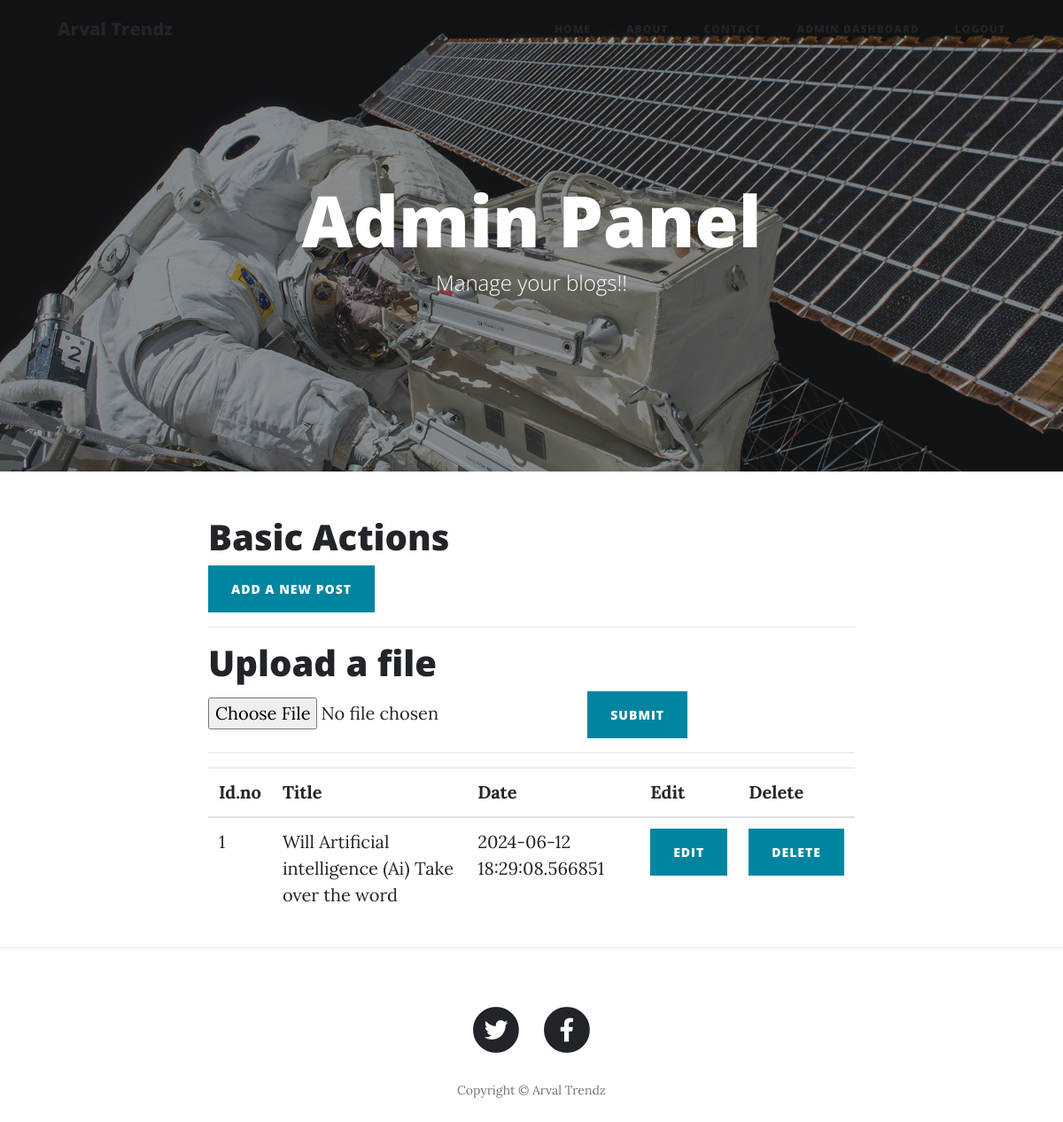
Page /dashboard (signed in) on the earlier database version.
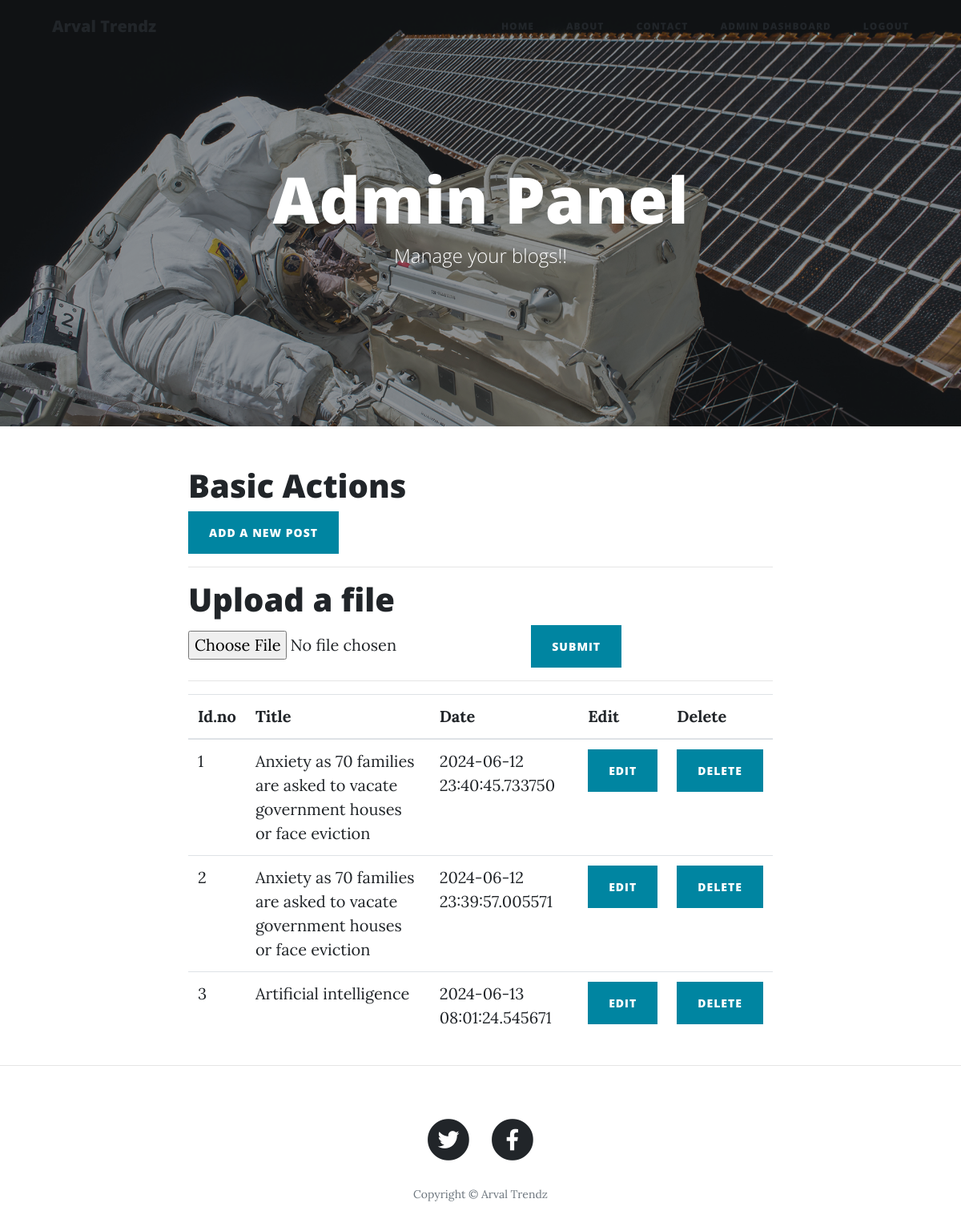
Same page on the later database version.
### app.py (models this page shows)
class Posts(db.Model):
	id = db.Column(db.Integer, primary_key=True,nullable=False)
	title = db.Column(db.String(20),nullable=False)
	sub_heading = db.Column(db.String(50),nullable=True)
	content = db.Column(db.String(80), nullable=False)
	slug = db.Column(db.String(12), unique=True, nullable=False)
	img_file = db.Column(db.String(120), nullable=True)
	date = db.Column(db.String(12), nullable=False)
	comments = db.relationship('Comment', backref='post', lazy=True)

### app.py (the view)
@app.route("/dashboard")
@login_required
def dashboard():
	posts=Posts.query.all()
	return render_template("dashboard.html",params=params,posts=posts,current_user=current_user)

### app.py (called while the page is built)
@login_manager.user_loader
def load_user(user_id):
    return User.query.get(int(user_id))

### templates/dashboard.html
{% extends "layout.html" %}
{% block body %}
  <header class="masthead" style="background-image: url('{{url_for('static',filename='img/post-bg.jpg')}}')">
    <div class="overlay"></div>
    <div class="container">
      <div class="row">
        <div class="col-lg-8 col-md-10 mx-auto">
          <div class="site-heading">
            <h1>Admin Panel</h1>
            <span class="subheading">Manage your blogs!!</span>
          </div>
        </div>
      </div>
    </div>
  </header>
  <div class="container">
    <div class="row">
      <div class="col-lg-8 col-md-10 mx-auto">
        <h1>Basic Actions</h1>
        <a href="/edit/0"><button class="btn btn-primary">Add a new Post</button></a>
        <hr>
          <h1>Upload a file</h1>
          <form action="/uploader" method="post" enctype="multipart/form-data">
          <input type="file" name="file1">
          <button type="submit" class="btn btn-primary">Submit</button>
        </form>
        <hr>
        <table class="table">
        <thead>
          <tr>
            <th>Id.no</th>
            <th>Title</th>
            <th >Date</th>
            <th>Edit</th>
            <th >Delete</th>
          </tr>
        </thead>
        <tbody>
          {% for post in posts %}
          <tr>
            <td>{{post.id}}</td>
            <td>{{post.title}}</td>
            <td>{{post.date}}</td>
            <td><a href="/edit/{{post.id}}"><button class="btn btn-primary">Edit</button></a></td>
            <td><a href="/delete/{{post.id}}"><button class="btn btn-primary">Delete</button></td></a>
          </tr>
           {% endfor %}
        </tbody>
      </table>
      </div>
    </div>
  </div>
 {% endblock %}

Differences in the rows shown:
changed Posts id 1: title "Will Artificial intelligence (Ai) Take over the word" → "Anxiety as 70 families are asked to vacate government houses or face eviction"; date "2024-06-12 18:29:08.566851" → "2024-06-12 23:40:45.733750"
added Posts: id "2", title "Anxiety as 70 families are asked to vacate government houses or face eviction", date "2024-06-12 23:39:57.005571"
added Posts: id "3", title "Artificial intelligence", date "2024-06-13 08:01:24.545671"
